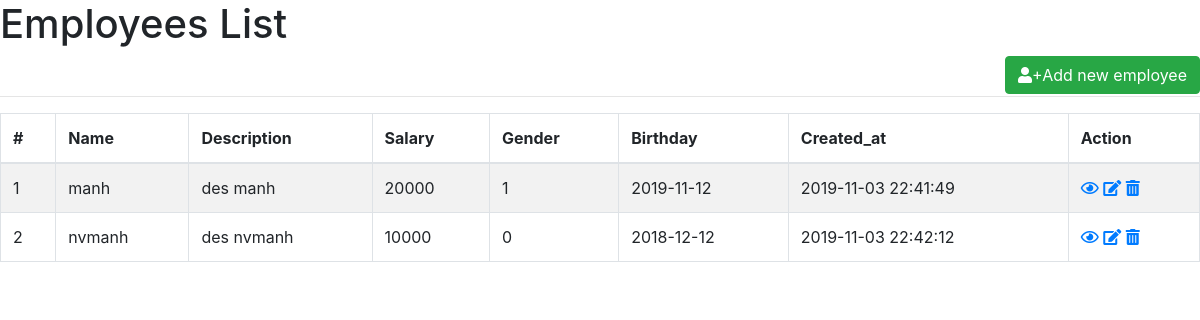
The app's page /admin/index.php with its own data.
### tables this page shows
CREATE TABLE `employees` (
  `id` int(11) NOT NULL AUTO_INCREMENT,
  `name` varchar(100) NOT NULL,
  `description` text,
  `gender` tinyint(4) DEFAULT NULL,
  `salary` int(10) DEFAULT NULL,
  `birthday` date DEFAULT NULL,
  `created_at` timestamp NULL DEFAULT CURRENT_TIMESTAMP ON UPDATE CURRENT_TIMESTAMP,
  PRIMARY KEY (`id`)
);

### admin/include/function.php (called while the page is built, shortened)
<?php
    function getAllEmps(){
        global $conn;
        $sql="SELECT* FROM employees";
        $result = mysqli_query($conn,$sql);
        $Emps = mysqli_fetch_all($result);
        return $Emps;
    }
?>

### admin/index.php (the view, shortened to what this page needs)
<!doctype html>
<html lang="en">
  <head>
    <link rel="stylesheet" href="https://cdnjs.cloudflare.com/ajax/libs/font-awesome/5.15.1/css/all.min.css" />
    <link rel="stylesheet" href="https://stackpath.bootstrapcdn.com/bootstrap/4.3.1/css/bootstrap.min.css">
  </head>
  <body>
    <h1>Employees List</h1>
    <a href="add.php" class="float-right btn btn-success"><i class="fas fa-user"></i>+Add new employee</a><br/>
    <hr/>
      <table class="table table-striped table-bordered">
          <thead>
              <tr>
                  <th>#</th>
                  <th>Name</th>
                  <th>Description</th>
                  <th>Salary</th>
                  <th>Gender</th>
                  <th>Birthday</th>
                  <th>Created_at</th>
                  <th>Action</th>
              </tr>
          </thead>
          <tbody>
            <?php
                require('include/config.php');
                include('include/function.php');
                $emps = getAllEmps();
                foreach($emps as $row){
            ?>
              <tr>
                  <td scope="row"><?php echo $row[0];?></td>
                  <td><?php echo $row[1];?></td>
                  <td><?php echo $row[2];?></td>
                  <td><?php echo $row[4];?></td>
                  <td><?php echo $row[3];?></td>
                  <td><?php echo $row[5];?></td>
                  <td><?php echo $row[6];?></td>
                  <td>
                    <a href="view.php?id=<?php echo $row[0];?>"><i class="far fa-eye"></i></a>
                    <a href="edit.php?id=<?php echo $row[0];?>"><i class="fas fa-edit"></i></a>
                    <a href="" data-toggle="modal" data-target="#modal"><i class="fas fa-trash-alt"></i></a>
                  </td>
              </tr>
            <?php
                }
            ?>
          </tbody>
      </table>
  </body>
</html>

### records on screen
employees: id "1", name "manh", description "des manh", salary "20000", gender "1", birthday "2019-11-12", created_at "2019-11-03 22:41:49"
employees: id "2", name "nvmanh", description "des nvmanh", salary "10000", gender "0", birthday "2018-12-12", created_at "2019-11-03 22:42:12"
